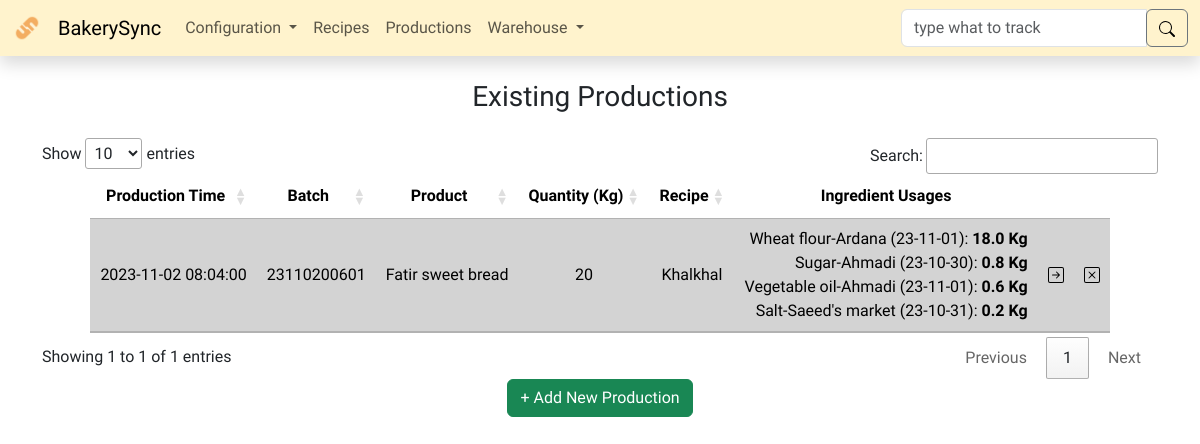
The app's page /productions/ with its own data.
### models.py (models this page shows, shortened)
class BaseModel(db.Model):
    __abstract__ = True
    id = db.Column(db.Integer, primary_key=True)

class Production(BaseModel):
    print_batch = db.Column(db.String(255), unique=True, nullable=False)
    type_id = db.Column(db.Integer, db.ForeignKey(
        ProductType.id), nullable=False)
    production_time = db.Column(db.DateTime, nullable=False)
    recipe_id = db.Column(db.Integer, db.ForeignKey(Recipe.id), nullable=False)
    quantity = db.Column(db.Integer, nullable=False)
    shipments = db.relationship('ProductShipment', backref='production')
    ingredients = db.relationship(
        'IngredientArrival',
        secondary=production_arrival_association,
        back_populates='productions'
    )
    def getu(self, ingredient_arrival_id):
        association = db.session.query(production_arrival_association).filter(
            production_arrival_association.c.production_id == self.id,
            production_arrival_association.c.arrival_id == ingredient_arrival_id
        ).first()
        if association:
            return association.quantity
        return 0

class ProductType(BaseModel):
    name = db.Column(db.String(255), unique=True, nullable=False)
    productions = db.relationship('Production', backref='type')
    recipes = db.relationship('Recipe', backref='type')

class Recipe(BaseModel):
    name = db.Column(db.String(255), nullable=False)
    description = db.Column(db.String(255))
    product = db.Column(db.Integer, db.ForeignKey(
        ProductType.id), nullable=False)
    ingredients = db.relationship(
        'IngredientType',
        secondary=recipe_ingredient_association,
        back_populates='recipes'
    )
    productions = db.relationship('Production', backref='recipe')

class IngredientArrival(BaseModel):
    type_id = db.Column(db.Integer, db.ForeignKey(
        IngredientType.id), nullable=False)
    source_id = db.Column(db.Integer, db.ForeignKey(Source.id), nullable=False)
    arriving_date = db.Column(db.DateTime, nullable=False)
    quantity = db.Column(db.Integer, nullable=False)
    productions = db.relationship(
        'Production',
        secondary=production_arrival_association,
        back_populates='ingredients'
    )

class IngredientType(BaseModel):
    name = db.Column(db.String(255), unique=True, nullable=False)
    arrivals = db.relationship('IngredientArrival', backref='type')
    recipes = db.relationship(
        'Recipe', secondary=recipe_ingredient_association, back_populates='ingredients')

class Source(BaseModel):
    name = db.Column(db.String(255), unique=True, nullable=False)
    contact_person = db.Column(db.String(255))
    contact_information = db.Column(db.String(255))
    type = db.Column(db.String(255), nullable=False)
    location = db.Column(db.String(255))
    description = db.Column(db.String(255))
    arrivals = db.relationship('IngredientArrival', backref='source')

### tables this page shows
CREATE TABLE production_arrival_association (
	production_id INTEGER, 
	arrival_id INTEGER, 
	quantity FLOAT, 
	FOREIGN KEY(production_id) REFERENCES production (id), 
	FOREIGN KEY(arrival_id) REFERENCES ingredient_arrival (id)
);

### routes/productions.py (the view)
@productions_bp.route('/', methods=['GET', 'POST'])
def productions():
    if request.method == 'POST':
        try:
            print_batch = request.form['batch_number']
            type_id = request.form['product']
            production_time_str = request.form['production_date']
            recipe_id = request.form["recipe" + str(type_id)]
            quantity_str = request.form['quantity']
        except Exception as e:
            flash(f'Invalid data input! - Error: {str(e)}', 'warning')
            return redirect(url_for('productions.productions'))
        if print_batch and quantity_str:
            try:
                production_time = datetime.fromisoformat(production_time_str)
                quantity = float(quantity_str)
            except ValueError:
                flash('Invalid date or quantity format', 'danger')
                return redirect(url_for('productions.productions'))
            except Exception as e:
                flash(f'Error: {str(e)}', 'warning')
                return redirect(url_for('productions.productions'))
        else:
            flash('Invalid data input', 'warning')
            return redirect(url_for('productions.productions'))
        if quantity < 0.1:
            flash('Invalid data input', 'warning')
            return redirect(url_for('productions.productions'))
        new_production = Production(
            print_batch=print_batch,
            type_id=type_id,
            production_time=production_time,
            recipe_id=recipe_id,
            quantity=quantity)
        try:
            recipe = Recipe.query.get(recipe_id)
            db.session.add(new_production)
            db.session.commit()
        except Exception as e:
            if 'UNIQUE constraint failed: production.print_batch' in str(e):
                flash(
                    f'Can not add another production with the same {print_batch}. Production name must be unique. Please check dublicate production.', 'warning')
            else:
                flash(f'Error: {str(e)}', 'warning')
            db.session.rollback()  # Rollback any changes to the database
            return redirect(url_for('productions.productions'))
        try:
            insertions = []
            for ingredient in recipe.ingredients:
                ing_quant = float(request.form[ingredient.name])
                if ing_quant > ingredient.stock:
                    raise ValueError(
                        f"{ingredient.name} quantity can not be more than stock")
                sorted_arrivals = sorted(
                    ingredient.arrivals, key=lambda ingredient: ingredient.arriving_date)
                for arrival in sorted_arrivals:
                    if ing_quant > 0:
                        arr_stock = arrival.stock
                        if arr_stock > ing_quant:
                            insertions.append(production_arrival_association.insert().values(
                                production_id=new_production.id, arrival_id=arrival.id, quantity=ing_quant))
                            ing_quant = 0
                        elif arr_stock > 0:
                            insertions.append(production_arrival_association.insert().values(
                                production_id=new_production.id, arrival_id=arrival.id, quantity=arr_stock))
                            ing_quant = ing_quant - arr_stock
            for insertion in insertions:
                db.session.execute(insertion)
            db.session.commit()
            flash('New production added successfully', 'success')
            return redirect(url_for('productions.productions'))
        except Exception as e:
            flash(f'Error: {str(e)}', 'warning')
            db.session.rollback()
            db.session.delete(new_production)
            db.session.commit()
            return redirect(url_for('productions.productions'))
    else:
        productions = Production.query.all()
        ptypes = ProductType.query.all()
        rtypes = IngredientType.query.all()
        ingredients = IngredientArrival.query.order_by(
            IngredientArrival.arriving_date, IngredientArrival.type_id).all()
        recipes = Recipe.query.all()
    context = {
        'ingredients': ingredients,
        'recipes': recipes,
        'productions': productions,
        'ptypes': ptypes,
        'rtypes': rtypes,
    }
    return render_template('productions.html', **context)

### app.py (called while the page is built)
@app.after_request
def after_request(response):
    response.headers["Cache-Control"] = "no-cache, no-store, must-revalidate"
    response.headers["Expires"] = 0
    response.headers["Pragma"] = "no-cache"
    return response

@app.template_filter('sortgetu')
def sortgetu(ingredients, production):
    return sorted(ingredients, key=lambda x: production.getu(x.id))

### templates/productions.html (shortened to what this page needs)
{% extends "layout.html" %}
{%block main %}
<div class="container mx-auto text-center">
  <h3 class="my-4">Existing Productions</h3>
  <table id="production_table" class="table table-striped w-auto mx-auto">
    <thead>
      <tr>
        <th>Production Time</th>
        <th>Batch</th>
        <th>Product</th>
        <th>Quantity (Kg)</th>
        <th>Recipe</th>
        <th>Ingredient Usages</th>
        <th></th>
        <th></th>
      </tr>
    </thead>
    <tbody>
      {% for production in productions %}
      <tr>
        <td>{{ production.production_time }}</td>
        <td>{{ production.print_batch }}</td>
        <td>{{ production.type.name }}</td>
        <td>{{ production.quantity }}</td>
        <td>{{ production.recipe.name }}</td>
        <td>
          <p class="m-0 text-end">
            {% set sorted_ingredients = production.ingredients|list|sortgetu(production)|reverse %}
            {% for ingredient in sorted_ingredients %} {{ ingredient.type.name }}-{{
            ingredient.source.name }} ({{ ingredient.arriving_date.strftime('%y-%m-%d') }}):
            <strong>{{ production.getu(ingredient.id) }} Kg</strong><br />{% endfor %}
          </p>
        </td>
        <td>
          <form action="{{ url_for('productions.track') }}" method="post">
            <input
              type="image"
              src="/static/icons/arrow-right-square.svg"
              alt="track"
              name="production_track"
              title="Track {{ production.print_batch }}"
            />
          </form>
        </td>
        <td>
          <form
            id="del-{{production.id}}"
            action="{{ url_for('productions.delete_production') }}"
            method="post"
          >
            <img
              src="/static/icons/x-square.svg"
              alt="delete"
              name="production_delete"
              type="submit"
              title="Delete {{ production.print_batch }}"
              onclick="return confirmDelete('del-{{production.id}}', '{{ production.print_batch }}');"
            />
          </form>
        </td>
      </tr>
      {% endfor %}
    </tbody>
  </table>
  <button
    class="btn btn-success"
    type="button"
    data-bs-toggle="offcanvas"
    data-bs-target="#AddCanvas"
    aria-controls="AddCanvas"
  >
    + Add New Production
  </button>
</div>
{% endblock %}

### static/styles.css (style rules this page uses)
body { font-family: "Dosis", sans-serif; }
table input { border: none; background: transparent; padding: 0; vertical-align: middle; }
td form, td strong { display: inline; }
table.dataTable thead th, table.dataTable thead td, table.dataTable tfoot th, table.dataTable tfoot td { text-align: center; }
.table { --bs-table-striped-bg: lightgray; }
td { vertical-align: middle; }

### records on screen
Production: production_time "2023-11-02 08:04:00", print_batch "23110200601", type.name "Fatir sweet bread", quantity "20", recipe.name "Khalkhal"
IngredientArrival: type.name "Wheat flour", source.name "Ardana", arriving_date "23-11-01"
production_arrival_association: getu "18.0"
IngredientArrival: type.name "Sugar", source.name "Ahmadi", arriving_date "23-10-30"
production_arrival_association: getu "0.8"
IngredientArrival: type.name "Vegetable oil", source.name "Ahmadi", arriving_date "23-11-01"
production_arrival_association: getu "0.6"
IngredientArrival: type.name "Salt", source.name "Saeed's market", arriving_date "23-10-31", getu "0.2"
